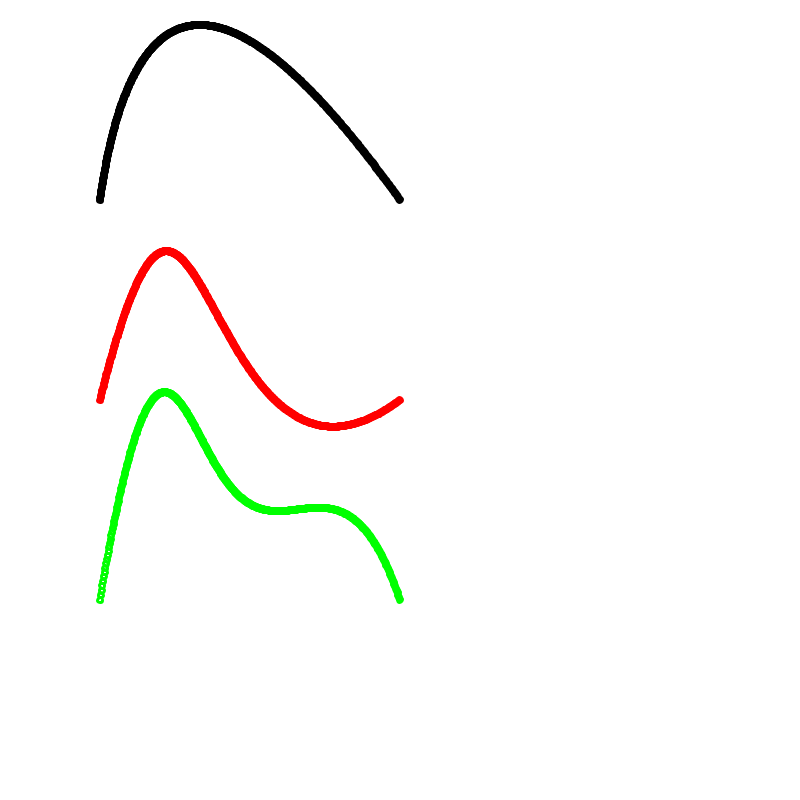
Frame 1 (no input)
Frame 60 (the mouse pressed at the canvas centre just before this capture): identical to frame 1, image omitted
Frame 120 (the mouse held since frame 60 and released just before this capture): identical to frame 1, image omitted

The Processing sketch that drew this single still picture (run headless with seeded random() and noise(); from frame 60 on, the mouse is pressed at the canvas centre):

// Processing sketch: Bezier
// ── Bezier.pde
void setup()
{
    size(800, 800);
    strokeWeight(3);
    background(255);
    noFill();

    quadCurve(
          100, 200,
          150, -150,
          400, 200);
    
    stroke(255,0,0);

    cubicCurve(
          100,  400,
          200,    0,
          200,  550,
          400,  400);

    stroke(0,255,0);

    quarticCurve(
          100,  600,
          200,    0,
          200,  900,
          300,  300,
          400,  600);
}

void draw()
{

}

void quadCurve(
        float x1, float y1,
        float xc, float yc,
        float x2, float y2)
{ 
    for (float t = 0; t <= 1; t+=0.002)
    {
        ellipse(quad(x1, xc, x2, t),
                quad(y1, yc, y2, t),
                5,5);
    }    
}

float quad(
        float p1, float c1, float p2,
        float t)
{
    float s = (1 - t);
    float v = 1 * p1 * s * s;
    v      += 2 * c1 * t * s;
    v      += 1 * p2 * t * t;
    return v;
}

void cubicCurve(
        float x1,  float y1,
        float xc1, float yc1,
        float xc2, float yc2,
        float x2,  float y2)
{
    for (float t = 0; t <= 1; t+=0.002)
    {
        ellipse(cubic(x1, xc1, xc2, x2, t),
                cubic(y1, yc1, yc2, y2, t),
                5,5);
    }    
}

float cubic(float p1, float c1,
            float c2,  float p2,
            float t)
{
    float s = (1 - t);
    float v = 1 * p1 * s * s * s;
    v      += 3 * c1 * s * s * t;
    v      += 3 * c2 * s * t * t;
    v      += 1 * p2 * t * t * t;
    return v;        
}

void quarticCurve(
        float x1,  float y1,
        float xc1, float yc1,
        float xc2, float yc2,
        float xc3, float yc3,
        float x2,  float y2)
{
    for (float t = 0; t <= 1; t+=0.002)
    {
        ellipse(quartic(x1, xc1, xc2, xc3, x2, t),
                quartic(y1, yc1, yc2, yc3, y2, t),
                5,5);
    }    
}

float quartic(float p1,
              float c1, float c2, float c3,
              float p2,
              float t)
{
  float s = (1 - t);
  float v = 1 * p1 * s * s * s * s;
  v      += 4 * c1 * s * s * s * t;
  v      += 6 * c2 * s * s * t * t;
  v      += 4 * c3 * s * t * t * t;
  v      += 1 * p2 * t * t * t * t;
  return v;
}
